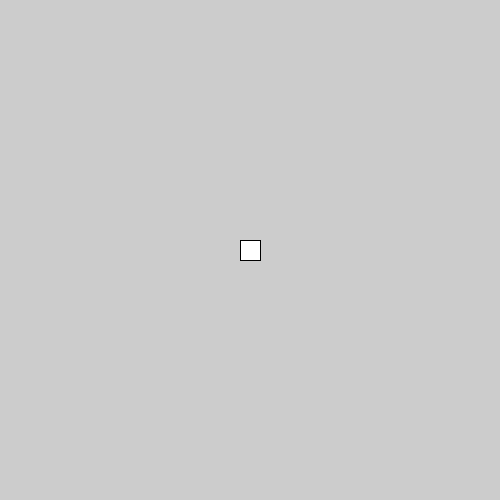
Frame 1 (no input)
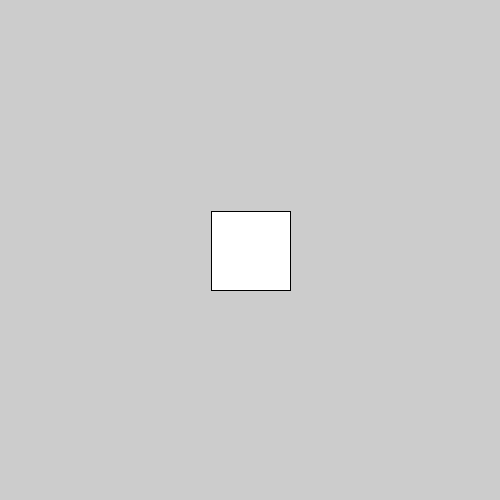
Frame 60 (the mouse pressed at the canvas centre just before this capture)
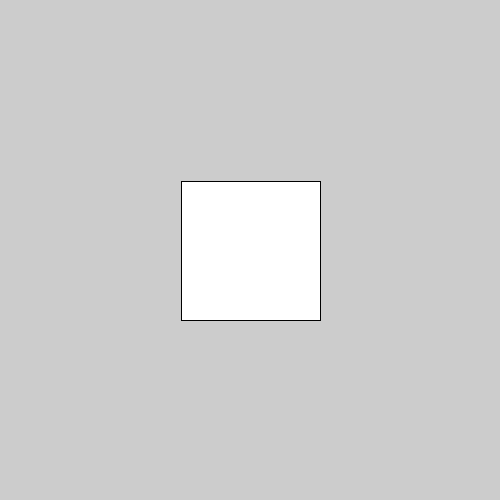
Frame 120 (the mouse held since frame 60 and released just before this capture)

The Processing sketch that drew these frames (run headless with seeded random() and noise(); from frame 60 on, the mouse is pressed at the canvas centre):

// Processing sketch: Animation_01
// ── Animation_01.pde

int rectWidth=20;
int ellipseWidth=10;

void setup() {
  size(500, 500);
  pixelDensity(2);
}


void draw() {
  pushMatrix();
  translate(width/2, height/2);
  rect(-rectWidth/2, -rectWidth/2, rectWidth, rectWidth);
  popMatrix();
  rectWidth++;
}
